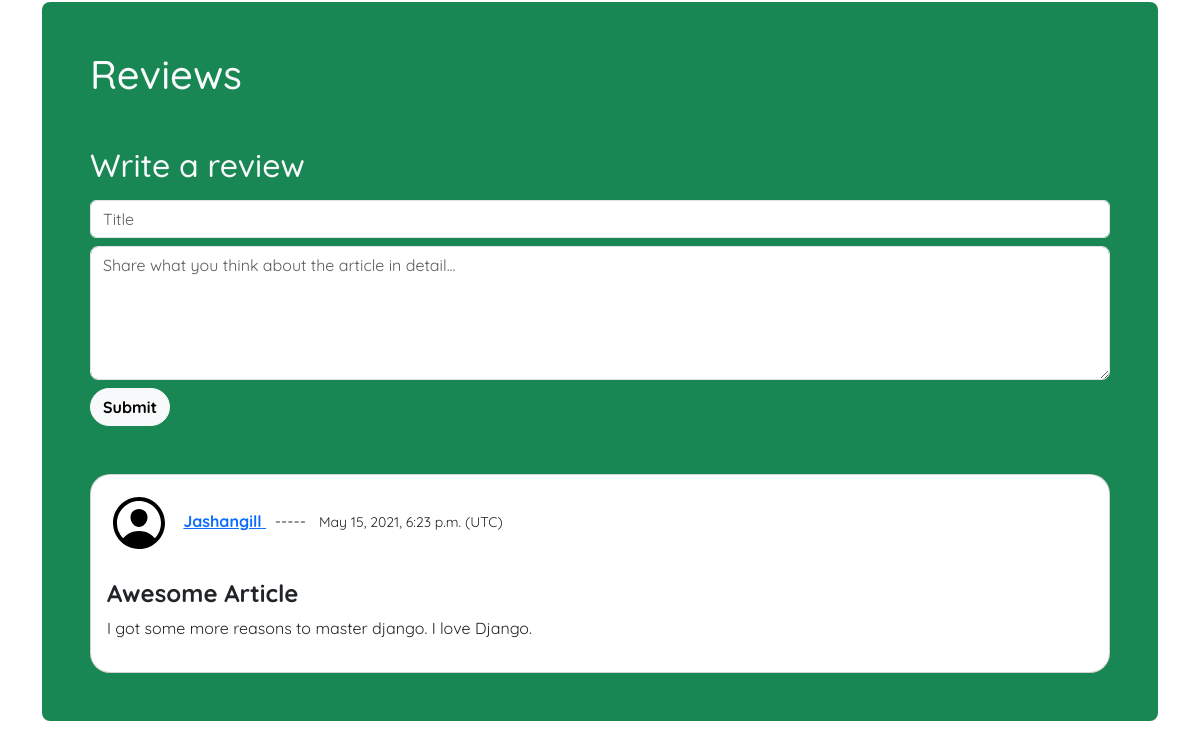
The page /article/4 (signed in, lower part) on the database as committed earlier.
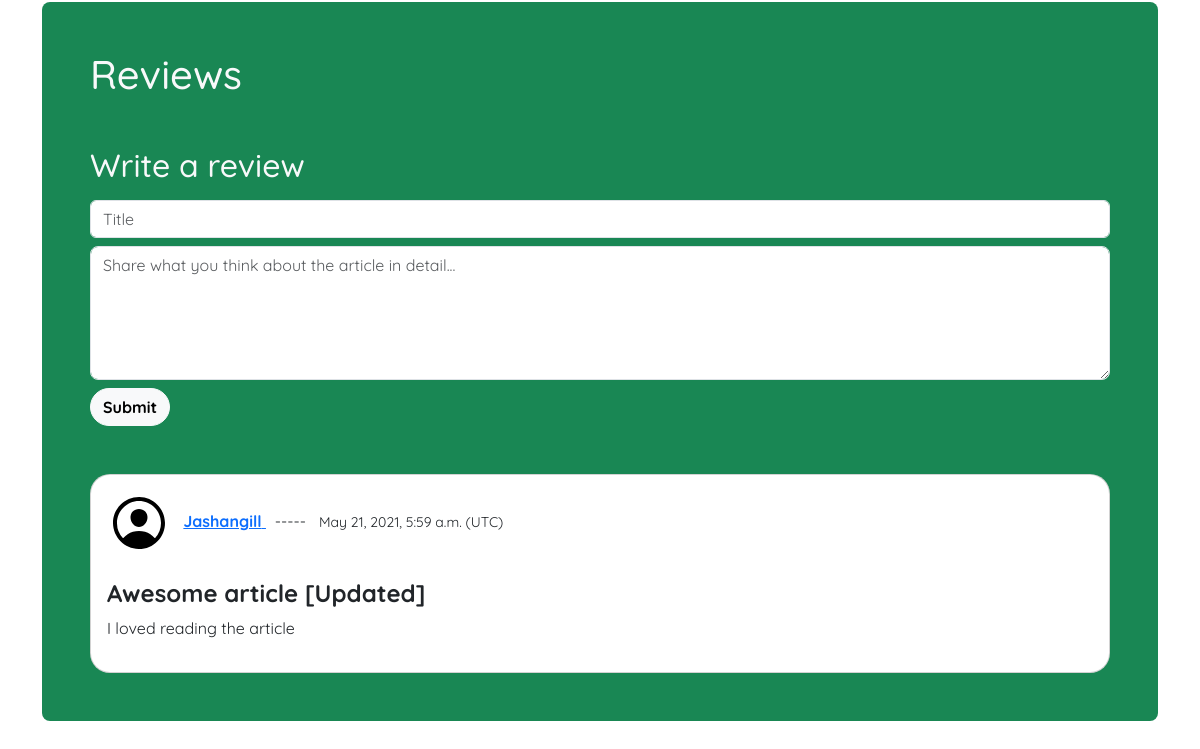
The same page on the database as committed later.
### article/models.py (models this page shows, shortened)
class Review(models.Model):
    title = models.CharField(max_length=30)
    body = models.TextField()
    createdAt = models.DateTimeField(auto_now=True)
    user = models.ForeignKey(User, on_delete=models.CASCADE)
    article = models.ForeignKey(Article, on_delete=models.CASCADE)

### article/views.py (the view)
# urls.py: path("article/<int:article_id>", views.articleDetail, name="article.article_detail"),
@login_required
def articleDetail(request, article_id):
    article = get_object_or_404(Article, pk=article_id)
    reviews = Review.objects.filter(article = article).order_by("-createdAt")
    context = {
        "article": article,
        "reviews": reviews
    }
    if 'error' in request.session:
        if request.session['count'] == 1:
            del request.session['error']
            del request.session['count']
    request.session['count'] = 1
    return render(request, "article/articleDetail.html", context)

### article/templates/article/articleDetail.html (shortened to what this page needs)
{% extends 'base/base.html' %}
{% block content %}
<div id="reviews" class="bg-success p-5 rounded-3 text-light">
    <h1 class="text-light">Reviews</h1>
    {% if user.is_authenticated %}
        <form action="{% url 'article.submit_review' %}" method="post" class="mt-2 mb-5">
            <h2 class="mt-5 mb-3 text-light">Write a review</h2>
            <div class="form-group mb-2">
                <input name="reviewTitle" type="text" class="form-control" id="reviewTitle" placeholder="Title">
            </div>
            <div class="form-group">
                <textarea name="reviewBody" class="form-control rounded-3" id="reviewBody" rows="5" spellcheck="false" data-ms-editor="true" placeholder="Share what you think about the article in detail..." ></textarea>
            </div>
            <button type="submit" class="btn btn-light rounded-pill mt-2 fw-bolder">Submit</button>
        </form>
    {% endif %}
    {% for review in reviews %}
        <div class="review card text-dark rounded-20 p-3 mt-4">
            <div>
                {% load static %}
                <img src="{% static 'base/person.svg' %}" class="person d-inline-block me-2" />
                <a href="/user/{{review.user.username}}">
                    <strong class="text-capitalize">{{review.user.username}}</strong>
                </a>
                &nbsp ----- &nbsp
                <small>{{review.createdAt}} (UTC)</small>
            </div>
            <br>
            <h4><strong>{{review.title}}</strong></h4>
            <p>{{review.body}}</p>
        </div>
    {% endfor %}
 </div>
{% endblock %}

Rows that differ between the two databases and show on the page:
changed Review "Jashangill": createdAt "May 15, 2021, 6:23 p.m." → "May 21, 2021, 5:59 a.m."; title "Awesome Article" → "Awesome article [Updated]"; body "I got some more reasons to master django. I love Django." → "I loved reading the article"
